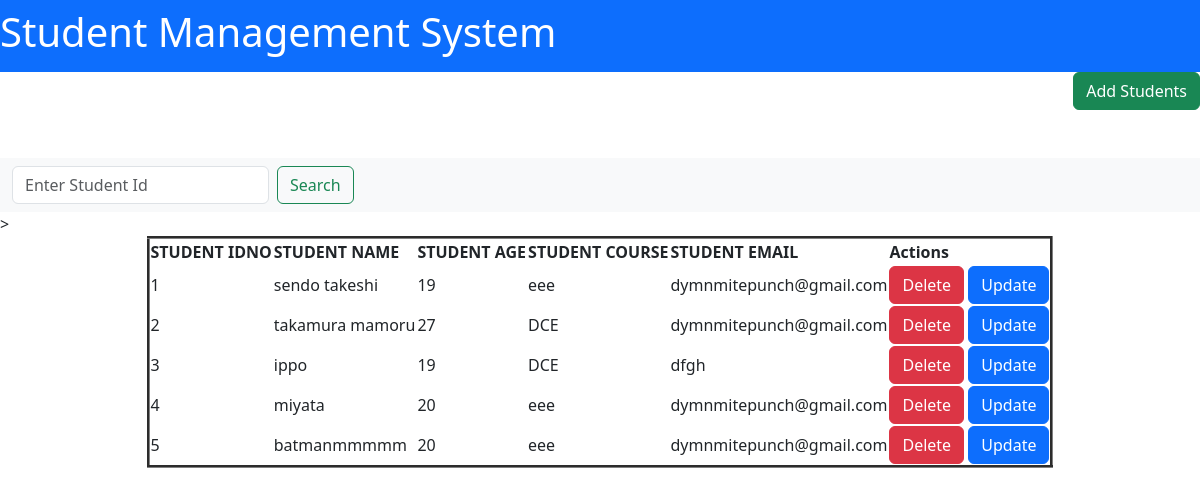
/home/, run on the app's committed database.
### apps/models.py (models this page shows)
class student(models.Model):
    idno=models.IntegerField()
    name=models.CharField(max_length=100)
    age=models.IntegerField()
    course=models.CharField(max_length=100)
    email=models.CharField(max_length=50)

### apps/views.py (the view)
# urls.py: path('home/',views.studentt),
def studentt(request):
    students=student.objects.all()
    return render(request,'students.html',{'s':students})

### templates/students.html (shortened to what this page needs)
<!DOCTYPE html>
<html lang="en">
<head>
   <link href="https://cdn.jsdelivr.net/npm/bootstrap@5.3.8/dist/css/bootstrap.min.css" rel="stylesheet">
</head>
<body>
<nav class="navbar bg-primary" data-bs-theme="dark">
    <h1 style="color: rgb(255, 255, 255);text-align: center;">Student Management System</h1>
</nav>
  <div class="text-end">
   <a href="/insert/" class="btn btn-success">Add Students</a>
   </div>
   <br><br>
   <nav class="navbar bg-body-tertiary">
  <div class="container-fluid">
   <form class="d-flex" method="GET" action="/search/" role="search" >
    <input class="form-control me-2" type="search" name="id" placeholder="Enter Student Id"aria-label="Search">
    <button class="btn btn-outline-success" type="submit">Search</button>
    </form>
  </div>
</nav>>
    <CENTER>
        <table border="3">
            <thead>
                <th>STUDENT IDNO</th>
                <th>STUDENT NAME</th>
                <th>STUDENT AGE</th>
                <th>STUDENT COURSE</th>
                <th>STUDENT EMAIL</th>
                <th>Actions</th>
            </thead>
            {%for i in s%}
            <tr>
                <td>{{i.idno}}</td>
                <td>{{i.name}}</td>
                <td>{{i.age}}</td>
                <td>{{i.course}}</td>
                <td>{{i.email}}</td>
                <td>
                        <a href="/delete/{{i.id}}" class="btn btn-danger">Delete</a>
                            <a href="/update/{{i.id}}" class="btn btn-primary">Update</a>
                </td>
            </tr>
            {%endfor%}
        </table>
    </CENTER>
</body>
</html>

### data on the page
student: idno "1", name "sendo takeshi", age "19", course "eee", email "dymnmitepunch@gmail.com"
student: idno "2", name "takamura mamoru", age "27", course "DCE", email "dymnmitepunch@gmail.com"
student: idno "3", name "ippo", age "19", course "DCE", email "dfgh"
student: idno "4", name "miyata", age "20", course "eee", email "dymnmitepunch@gmail.com"
student: idno "5", name "batmanmmmmm", age "20", course "eee", email "dymnmitepunch@gmail.com"
